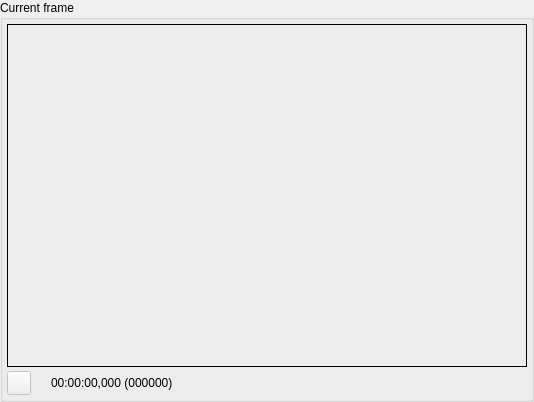
<ui version="4.0" >
 <class>TTCurrentFrameWidget</class>
 <widget class="QWidget" name="TTCurrentFrameWidget" >
  <property name="geometry" >
   <rect>
    <x>0</x>
    <y>0</y>
    <width>534</width>
    <height>402</height>
   </rect>
  </property>
  <property name="sizePolicy" >
   <sizepolicy vsizetype="Expanding" hsizetype="Expanding" >
    <horstretch>1</horstretch>
    <verstretch>4</verstretch>
   </sizepolicy>
  </property>
  <property name="minimumSize" >
   <size>
    <width>280</width>
    <height>328</height>
   </size>
  </property>
  <property name="windowTitle" >
   <string>Form</string>
  </property>
  <layout class="QGridLayout" >
   <property name="leftMargin" >
    <number>0</number>
   </property>
   <property name="topMargin" >
    <number>0</number>
   </property>
   <property name="rightMargin" >
    <number>0</number>
   </property>
   <property name="bottomMargin" >
    <number>0</number>
   </property>
   <property name="horizontalSpacing" >
    <number>0</number>
   </property>
   <property name="verticalSpacing" >
    <number>0</number>
   </property>
   <item row="0" column="0" >
    <widget class="QGroupBox" name="gbCurrentFrame" >
     <property name="sizePolicy" >
      <sizepolicy vsizetype="Preferred" hsizetype="Preferred" >
       <horstretch>4</horstretch>
       <verstretch>10</verstretch>
      </sizepolicy>
     </property>
     <property name="sizeIncrement" >
      <size>
       <width>0</width>
       <height>4</height>
      </size>
     </property>
     <property name="title" >
      <string>Current frame</string>
     </property>
     <layout class="QGridLayout" >
      <property name="leftMargin" >
       <number>4</number>
      </property>
      <property name="topMargin" >
       <number>4</number>
      </property>
      <property name="rightMargin" >
       <number>4</number>
      </property>
      <property name="bottomMargin" >
       <number>4</number>
      </property>
      <property name="horizontalSpacing" >
       <number>4</number>
      </property>
      <property name="verticalSpacing" >
       <number>4</number>
      </property>
      <item row="0" column="0" >
       <widget class="TTMPEG2Window" name="mpegWindow" >
        <property name="sizePolicy" >
         <sizepolicy vsizetype="Expanding" hsizetype="Preferred" >
          <horstretch>0</horstretch>
          <verstretch>4</verstretch>
         </sizepolicy>
        </property>
        <property name="minimumSize" >
         <size>
          <width>100</width>
          <height>100</height>
         </size>
        </property>
        <property name="frameShape" >
         <enum>QFrame::Panel</enum>
        </property>
        <property name="frameShadow" >
         <enum>QFrame::Plain</enum>
        </property>
       </widget>
      </item>
      <item row="1" column="0" >
       <layout class="QHBoxLayout" >
        <property name="spacing" >
         <number>4</number>
        </property>
        <property name="leftMargin" >
         <number>0</number>
        </property>
        <property name="topMargin" >
         <number>0</number>
        </property>
        <property name="rightMargin" >
         <number>0</number>
        </property>
        <property name="bottomMargin" >
         <number>0</number>
        </property>
        <item>
         <widget class="QPushButton" name="pbPlayVideo" >
          <property name="enabled" >
           <bool>false</bool>
          </property>
          <property name="sizePolicy" >
           <sizepolicy vsizetype="Fixed" hsizetype="Minimum" >
            <horstretch>0</horstretch>
            <verstretch>0</verstretch>
           </sizepolicy>
          </property>
          <property name="minimumSize" >
           <size>
            <width>24</width>
            <height>24</height>
           </size>
          </property>
          <property name="maximumSize" >
           <size>
            <width>24</width>
            <height>24</height>
           </size>
          </property>
          <property name="text" >
           <string/>
          </property>
          <property name="icon" >
           <iconset resource="currentframewidget.qrc" >:/pixmaps/pixmaps/play_18.xpm</iconset>
          </property>
         </widget>
        </item>
        <item>
         <spacer>
          <property name="orientation" >
           <enum>Qt::Horizontal</enum>
          </property>
          <property name="sizeType" >
           <enum>QSizePolicy::Minimum</enum>
          </property>
          <property name="sizeHint" >
           <size>
            <width>16</width>
            <height>20</height>
           </size>
          </property>
         </spacer>
        </item>
        <item>
         <widget class="QLabel" name="laCurrentPosition" >
          <property name="sizePolicy" >
           <sizepolicy vsizetype="Fixed" hsizetype="Preferred" >
            <horstretch>0</horstretch>
            <verstretch>0</verstretch>
           </sizepolicy>
          </property>
          <property name="minimumSize" >
           <size>
            <width>0</width>
            <height>24</height>
           </size>
          </property>
          <property name="maximumSize" >
           <size>
            <width>16777215</width>
            <height>24</height>
           </size>
          </property>
          <property name="text" >
           <string>00:00:00,000 (000000)</string>
          </property>
         </widget>
        </item>
       </layout>
      </item>
     </layout>
    </widget>
   </item>
  </layout>
 </widget>
 <customwidgets>
  <customwidget>
   <class>TTMPEG2Window</class>
   <extends>QFrame</extends>
   <header>../mpeg2window/ttmpeg2window.h</header>
   <container>1</container>
  </customwidget>
 </customwidgets>
 <resources>
  <include location="currentframewidget.qrc" />
 </resources>
 <connections/>
</ui>
